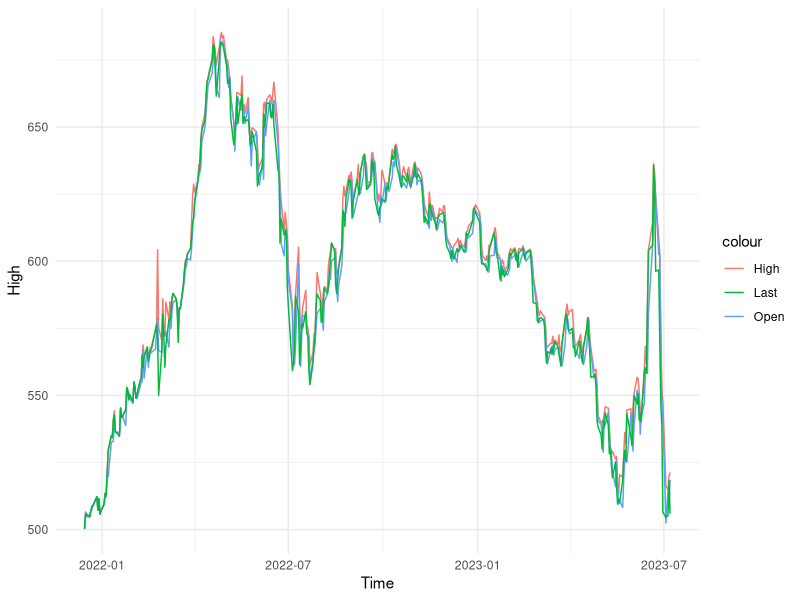
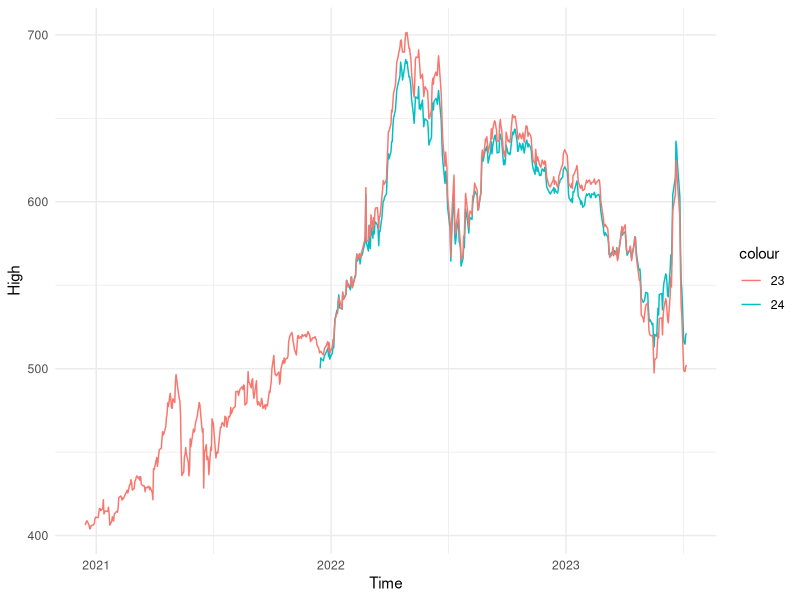
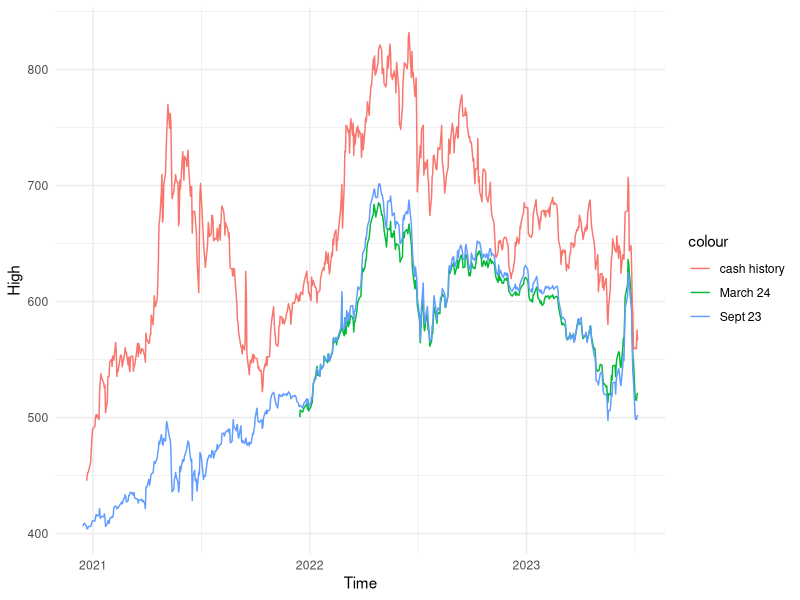

These figures' R source, in order:
## ---- chunk 1
knitr::opts_chunk$set(echo = TRUE)
library(readr)
library(tidyverse)
## ---- chunk 2
zcu23_daily_historical_data_07_08_2023 <- read_csv("zcu23_daily_historical-data-07-08-2023.csv", 
     col_types = cols(Time = col_date(format = "%m/%d/%Y")))
zch24_daily_historical_data_07_08_2023 <- read_csv("zch24_daily_historical-data-07-08-2023.csv", 
                                                   col_types = cols(Time = col_date(format = "%m/%d/%Y")))

## ---- chunk 3
 ggplot(data = zch24_daily_historical_data_07_08_2023, aes(x = Time, y = High, color = "High"))+geom_line()+theme_minimal()+geom_line(aes(x=Time, y= Open, color = "Open"))+geom_line(aes(x=Time, y= Last, color = "Last"))
## ---- chunk 4
ggplot(data = zch24_daily_historical_data_07_08_2023, aes(x = Time, y = High, color = "24"))+geom_line()+theme_minimal()+geom_line(data = zcu23_daily_historical_data_07_08_2023, aes(x=Time, y = High, color = "23"))
## ---- chunk 5
zcz23_price_history_07_09_2023 <- read_csv("zcz23_price-history-07-09-2023.csv", 
    col_types = cols(Time = col_date(format = "%m/%d/%Y")))
## ---- chunk 6
ZCY00_Barchart_Interactive_Chart_Daily_07_09_2023 <- read_csv("ZCY00_Barchart_Interactive_Chart_Daily_07_09_2023.csv", 
     col_types = cols(`Date Time` = col_date(format = "%Y-%m-%d")), 
     skip = 1)                
ggplot(data = zch24_daily_historical_data_07_08_2023, aes(x = Time, y = High, color = "March 24"))+geom_line()+theme_minimal()+geom_line(data = zcu23_daily_historical_data_07_08_2023, aes(x=Time, y = High, color = "Sept 23"))+geom_line(data = ZCY00_Barchart_Interactive_Chart_Daily_07_09_2023, aes(x=`Date Time`, y = High, color = "cash history"))
